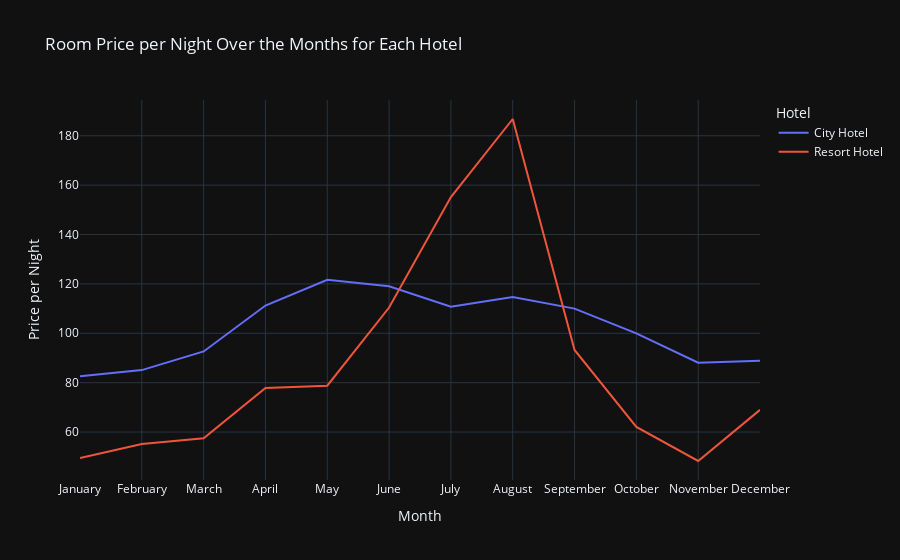

The cell this chart's notebook holds for it:
### Markdown cell above
The “Unknown” category suggests that for some guests, the continent of origin could not be determined.

### Code cell
# visualize the room price per night over the months for each hotel
# Group the data by arrival_date_month, hotel and calculate the average price per night
df_price_per_night = analysis_df.groupby(['arrival_date_month', 'hotel'])['adr'].mean().reset_index()
# round the adr to the nearest 2 decimals 
df_price_per_night['adr'] = df_price_per_night['adr'].round(2)
df_price_per_night['month'] = pd.Categorical(df_price_per_night['arrival_date_month'], categories=[
    'January', 'February', 'March', 'April', 'May', 'June', 'July', 'August', 'September', 'October', 'November', 'December'
], ordered=True)
df_price_per_night = df_price_per_night.sort_values('month')

# Create a line chart showing the average price per night over the months for each hotel
fig = px.line(
    df_price_per_night,
    x='month',
    y='adr',
    title='Room Price per Night Over the Months for Each Hotel',
    labels={'adr': 'Price per Night', 'month': 'Month', 'hotel': 'Hotel'},
    color='hotel',
    template="plotly_dark"  # Add this line for dark mode
)

fig.show()

### Figure 1 — Plotly figure (JSON) as saved in the notebook; plotly's stock layout.template omitted (floating-point values rounded to 4 significant figures)
{"data": [{"hovertemplate": "Hotel=City Hotel<br>Month=%{x}<br>Price per Night=%{y}<extra></extra>", "legendgroup": "City Hotel", "line": {"color": "#636efa", "dash": "solid"}, "marker": {"symbol": "circle"}, "mode": "lines", "name": "City Hotel", "orientation": "v", "showlegend": true, "type": "scatter", "x": ["January", "February", "March", "April", "May", "June", "July", "August", "September", "October", "November", "December"], "xaxis": "x", "y": [82.63, 85.09, 92.64, 111.2, 121.6, 119.1, 110.7, 114.7, 110, 99.97, 88.07, 88.83], "yaxis": "y"}, {"hovertemplate": "Hotel=Resort Hotel<br>Month=%{x}<br>Price per Night=%{y}<extra></extra>", "legendgroup": "Resort Hotel", "line": {"color": "#EF553B", "dash": "solid"}, "marker": {"symbol": "circle"}, "mode": "lines", "name": "Resort Hotel", "orientation": "v", "showlegend": true, "type": "scatter", "x": ["January", "February", "March", "April", "May", "June", "July", "August", "September", "October", "November", "December"], "xaxis": "x", "y": [49.46, 55.17, 57.52, 77.85, 78.76, 110.4, 155.2, 186.8, 93.25, 62.1, 48.27, 68.98], "yaxis": "y"}], "layout": {"legend": {"title": {"text": "Hotel"}, "tracegroupgap": 0}, "title": {"text": "Room Price per Night Over the Months for Each Hotel"}, "xaxis": {"anchor": "y", "domain": [0, 1], "title": {"text": "Month"}}, "yaxis": {"anchor": "x", "domain": [0, 1], "title": {"text": "Price per Night"}}}}
